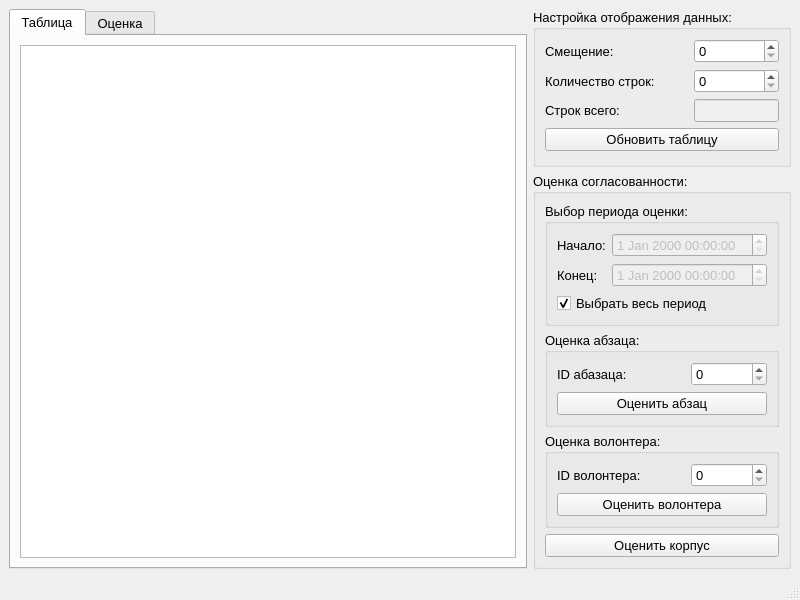
<?xml version="1.0" encoding="UTF-8"?>
<ui version="4.0">
 <class>MainWindow</class>
 <widget class="QMainWindow" name="MainWindow">
  <property name="geometry">
   <rect>
    <x>0</x>
    <y>0</y>
    <width>800</width>
    <height>600</height>
   </rect>
  </property>
  <property name="font">
   <font>
    <pointsize>10</pointsize>
   </font>
  </property>
  <property name="windowTitle">
   <string>MainWindow</string>
  </property>
  <widget class="QWidget" name="centralwidget">
   <layout class="QHBoxLayout" name="hLayoutCentral" stretch="5,2">
    <item>
     <widget class="QTabWidget" name="tabWidget">
      <property name="currentIndex">
       <number>0</number>
      </property>
      <widget class="QWidget" name="tabTable">
       <attribute name="title">
        <string>Таблица</string>
       </attribute>
       <layout class="QVBoxLayout" name="vLayoutTable">
        <item>
         <widget class="QTableView" name="tableView"/>
        </item>
       </layout>
      </widget>
      <widget class="QWidget" name="tabEvalPlot">
       <attribute name="title">
        <string>Оценка</string>
       </attribute>
       <layout class="QVBoxLayout" name="vLayoutEvalPlot"/>
      </widget>
     </widget>
    </item>
    <item>
     <layout class="QVBoxLayout" name="vLayoutSettings" stretch="2,5">
      <item>
       <widget class="QGroupBox" name="groupBoxView">
        <property name="title">
         <string>Настройка отображения данных:</string>
        </property>
        <layout class="QVBoxLayout" name="vLayoutView">
         <item>
          <layout class="QHBoxLayout" name="hLayoutRowOffset" stretch="5,3">
           <item>
            <widget class="QLabel" name="labelRowOffset">
             <property name="text">
              <string>Смещение:</string>
             </property>
            </widget>
           </item>
           <item>
            <widget class="QSpinBox" name="spinBoxRowOffset"/>
           </item>
          </layout>
         </item>
         <item>
          <layout class="QHBoxLayout" name="hLayoutRowCount" stretch="5,3">
           <item>
            <widget class="QLabel" name="labelRowCount">
             <property name="text">
              <string>Количество строк:</string>
             </property>
            </widget>
           </item>
           <item>
            <widget class="QSpinBox" name="spinBoxRowCount"/>
           </item>
          </layout>
         </item>
         <item>
          <layout class="QHBoxLayout" name="hLayoutRowTotal" stretch="5,3">
           <item>
            <widget class="QLabel" name="labelRowTotal">
             <property name="text">
              <string>Строк всего:</string>
             </property>
            </widget>
           </item>
           <item>
            <widget class="QLineEdit" name="lineEditRowTotal">
             <property name="enabled">
              <bool>false</bool>
             </property>
            </widget>
           </item>
          </layout>
         </item>
         <item>
          <widget class="QPushButton" name="pushButtonUpdateView">
           <property name="text">
            <string>Обновить таблицу</string>
           </property>
          </widget>
         </item>
        </layout>
       </widget>
      </item>
      <item>
       <widget class="QGroupBox" name="groupBoxEvaluation">
        <property name="title">
         <string>Оценка согласованности:</string>
        </property>
        <layout class="QVBoxLayout" name="vLayoutEvaluation">
         <item>
          <widget class="QGroupBox" name="groupBoxPeriod">
           <property name="title">
            <string>Выбор периода оценки:</string>
           </property>
           <layout class="QVBoxLayout" name="vLayoutPeriod">
            <item>
             <layout class="QHBoxLayout" name="hLayoutBeginPeriod">
              <item>
               <widget class="QLabel" name="labelBeginPeriod">
                <property name="text">
                 <string>Начало:</string>
                </property>
               </widget>
              </item>
              <item>
               <widget class="QDateTimeEdit" name="dateTimeBeginPeriod">
                <property name="enabled">
                 <bool>false</bool>
                </property>
               </widget>
              </item>
             </layout>
            </item>
            <item>
             <layout class="QHBoxLayout" name="hLayoutEndPeriod">
              <item>
               <widget class="QLabel" name="labelEndPeriod">
                <property name="text">
                 <string>Конец:</string>
                </property>
               </widget>
              </item>
              <item>
               <widget class="QDateTimeEdit" name="dateTimeEndPeriod">
                <property name="enabled">
                 <bool>false</bool>
                </property>
               </widget>
              </item>
             </layout>
            </item>
            <item>
             <widget class="QCheckBox" name="checkBoxAllPeriod">
              <property name="text">
               <string>Выбрать весь период</string>
              </property>
              <property name="checked">
               <bool>true</bool>
              </property>
             </widget>
            </item>
           </layout>
          </widget>
         </item>
         <item>
          <widget class="QGroupBox" name="groupBoxSection">
           <property name="title">
            <string>Оценка абзаца:</string>
           </property>
           <layout class="QVBoxLayout" name="vLayoutSection">
            <item>
             <layout class="QHBoxLayout" name="hLayoutSection" stretch="5,3">
              <item>
               <widget class="QLabel" name="labelSection">
                <property name="text">
                 <string>ID абазаца:</string>
                </property>
               </widget>
              </item>
              <item>
               <widget class="QSpinBox" name="spinBoxSection"/>
              </item>
             </layout>
            </item>
            <item>
             <widget class="QPushButton" name="pushButtonEvalSection">
              <property name="text">
               <string>Оценить абзац</string>
              </property>
             </widget>
            </item>
           </layout>
          </widget>
         </item>
         <item>
          <widget class="QGroupBox" name="groupBoxVolunteer">
           <property name="title">
            <string>Оценка волонтера:</string>
           </property>
           <layout class="QVBoxLayout" name="vLayoutVolunteer">
            <item>
             <layout class="QHBoxLayout" name="hLayoutVolunteer" stretch="5,3">
              <item>
               <widget class="QLabel" name="labelVolunteer">
                <property name="text">
                 <string>ID волонтера:</string>
                </property>
               </widget>
              </item>
              <item>
               <widget class="QSpinBox" name="spinBoxVolunteer"/>
              </item>
             </layout>
            </item>
            <item>
             <widget class="QPushButton" name="pushButtonEvalVolunteer">
              <property name="text">
               <string>Оценить волонтера</string>
              </property>
             </widget>
            </item>
           </layout>
          </widget>
         </item>
         <item>
          <widget class="QPushButton" name="pushButtonEvalFrame">
           <property name="text">
            <string>Оценить корпус</string>
           </property>
          </widget>
         </item>
        </layout>
       </widget>
      </item>
     </layout>
    </item>
   </layout>
  </widget>
  <widget class="QStatusBar" name="statusbar"/>
 </widget>
 <resources/>
 <connections/>
</ui>
